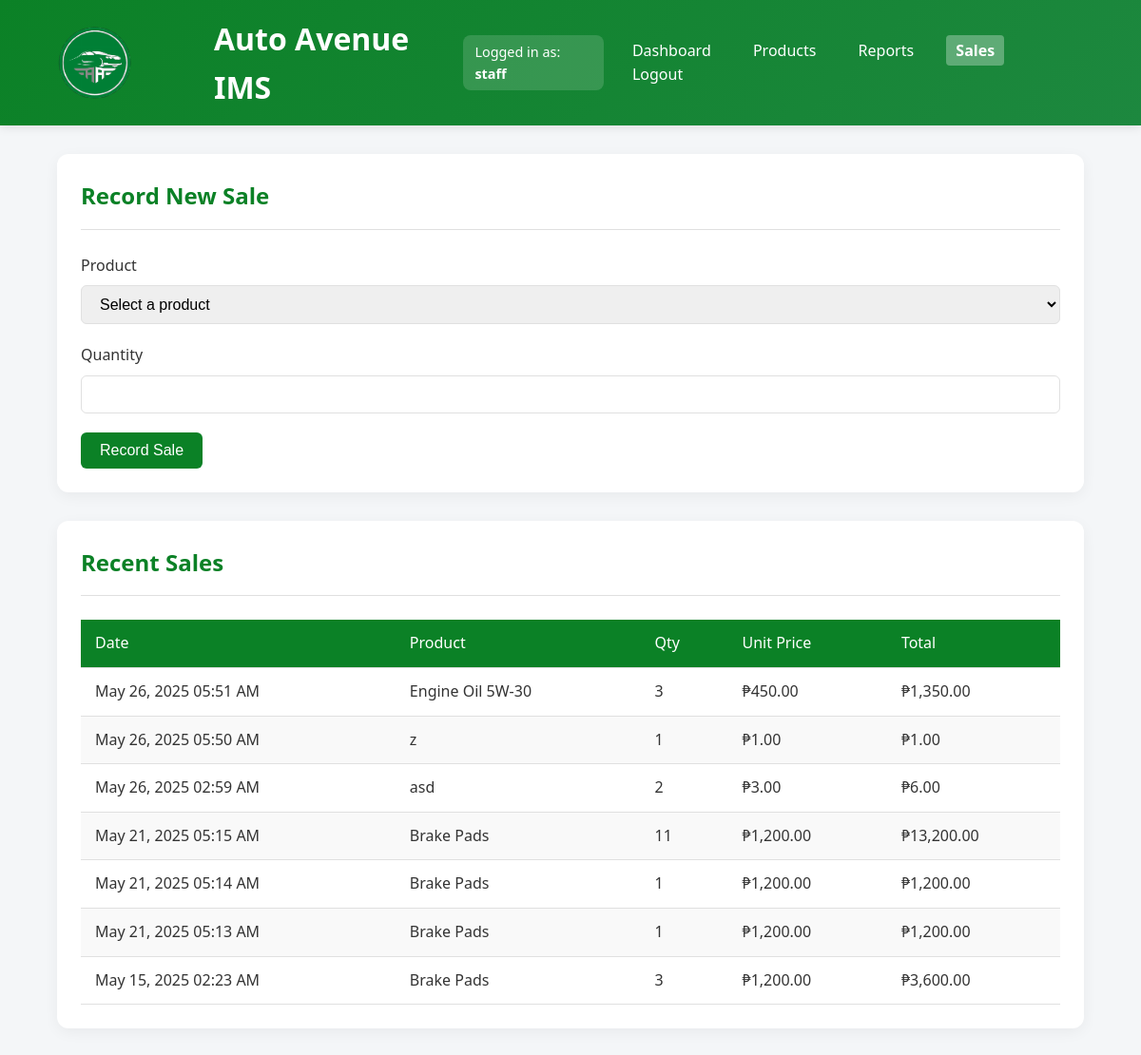
The page /sales.php (signed in) on the database its author committed.
### tables this page shows
CREATE TABLE `sales` (
  `sale_id` int(11) NOT NULL,
  `product_id` int(11) DEFAULT NULL,
  `quantity_sold` int(11) NOT NULL,
  `sale_date` timestamp NOT NULL DEFAULT current_timestamp()
);

CREATE TABLE `products` (
  `product_id` int(11) NOT NULL,
  `name` varchar(100) NOT NULL,
  `quantity` int(11) NOT NULL DEFAULT 0,
  `price` decimal(10,2) NOT NULL,
  `category` varchar(50) DEFAULT NULL,
  `supplier` varchar(100) DEFAULT NULL,
  `min_stock_level` int(11) DEFAULT 10,
  `last_updated` timestamp NOT NULL DEFAULT current_timestamp() ON UPDATE current_timestamp(),
  `is_active` tinyint(1) DEFAULT 1,
  `warranty_period` varchar(50) DEFAULT NULL,
  `warranty_terms` text DEFAULT NULL,
  `vin_code` varchar(17) DEFAULT NULL
);

### sales.php (the view, shortened to what this page needs)
<?php
require_once __DIR__ . '/includes/config.php';
$sales_result = $conn->query("
    SELECT s.sale_id, p.name, s.quantity_sold, p.price, (s.quantity_sold * p.price) as total, s.sale_date
    FROM sales s
    LEFT JOIN products p ON s.product_id = p.product_id
    ORDER BY s.sale_date DESC LIMIT 50
");
?>
<!DOCTYPE html>
<html lang="en">
<head>
</head>
<body>
    <header>
        <div class="container">
      <div style="display: flex; align-items: center; gap: 15px;">
  <img src="autoavelogo.svg" alt="Auto Avenue Logo" class="logo" width="150">
  <h1>Auto Avenue IMS</h1>
</div>
            <div style="background-color: rgba(255, 255, 255, 0.15); padding: 6px 12px; border-radius: 8px; font-size: 0.9rem;">
    Logged in as: <strong><?= htmlspecialchars($_SESSION['role']) ?></strong>
  </div>
            <nav>
               <a href="dashboard.php">Dashboard</a>
        <a href="products.php">Products</a>
        <a href="reports.php">Reports</a>
        <a href="sales.php"class="active">Sales</a>
        <a href="logout.php">Logout</a>
            </nav>
        </div>
    </header>
    <main class="main-content">
        <div class="section">
            <div class="page-header">
                <h2>Record New Sale</h2>
            </div>
            <form method="POST">
                <div class="form-group">
                    <label for="product_id">Product</label>
                    <select id="product_id" name="product_id" required>
                        <option value="">Select a product</option>
                    </select>
                </div>
                <div class="form-group">
                    <label for="quantity">Quantity</label>
                    <input type="number" id="quantity" name="quantity" min="1" required>
                </div>
                <button type="submit" class="btn">Record Sale</button>
            </form>
        </div>
        <div class="section">
            <div class="page-header">
                <h2>Recent Sales</h2>
            </div>
            <table>
                <thead>
                    <tr>
                        <th>Date</th>
                        <th>Product</th>
                        <th>Qty</th>
                        <th>Unit Price</th>
                        <th>Total</th>
                    </tr>
                </thead>
                <tbody>
                    <?php while ($sale = $sales_result->fetch_assoc()): ?>
                        <tr>
                            <td><?= date('M j, Y h:i A', strtotime($sale['sale_date'])) ?></td>
                            <td><?= htmlspecialchars($sale['name'] ?? 'Deleted Product') ?></td>
                            <td><?= $sale['quantity_sold'] ?></td>
                            <td>₱<?= number_format($sale['price'], 2) ?></td>
                            <td>₱<?= number_format($sale['total'], 2) ?></td>
                        </tr>
                    <?php endwhile; ?>
                </tbody>
            </table>
        </div>
    </main>
</body>
</html>

### sales.php (style rules this page uses)
:root { --primary:rgb(11, 129, 38); --primary-light:rgb(29, 136, 63); --secondary: #ff6b6b; --success: #4CAF50; --warning: #ff9800; --danger: #f44336; --text-color: #333; --text-light: #666; --bg-color: #f4f6f8; --border-color: #e0e0e0; }
* { box-sizing: border-box; margin: 0; padding: 0; }
body { font-family: 'Segoe UI', Tahoma, Geneva, Verdana, sans-serif; background-color: var(--bg-color); color: var(--text-color); line-height: 1.6; }
header { background: linear-gradient(135deg, var(--primary), var(--primary-light)); color: white; padding: 15px 0; box-shadow: 0 2px 10px rgba(0, 0, 0, 0.1); }
.container { width: 90%; max-width: 1200px; margin: 0 auto; display: flex; justify-content: space-between; align-items: center; }
nav a { color: white; text-decoration: none; margin-left: 20px; font-weight: 500; transition: all 0.3s ease; padding: 5px 10px; border-radius: 4px; }
nav a.active { background-color: rgba(255, 255, 255, 0.3); font-weight: 600; }
.main-content { width: 90%; max-width: 1200px; margin: 30px auto; }
.section { background: white; border-radius: 12px; box-shadow: 0 4px 15px rgba(0, 0, 0, 0.05); padding: 25px; margin-bottom: 30px; }
.page-header { margin-bottom: 25px; padding-bottom: 15px; border-bottom: 1px solid var(--border-color); }
.page-header h2 { color: var(--primary); }
.form-group { margin-bottom: 20px; }
label { display: block; margin-bottom: 8px; font-weight: 500; }
select, input { width: 100%; padding: 10px 15px; border: 1px solid var(--border-color); border-radius: 6px; font-size: 16px; }
.btn { background-color: var(--primary); color: white; border: none; padding: 10px 20px; border-radius: 6px; cursor: pointer; font-size: 16px; font-weight: 500; transition: background-color 0.3s; }
table { width: 100%; border-collapse: collapse; margin-top: 20px; }
th, td { padding: 12px 15px; text-align: left; border-bottom: 1px solid var(--border-color); }
th { background-color: var(--primary); color: white; font-weight: 500; }
tr:nth-child(even) { background-color: #f9f9f9; }

### rows shown on the page
sales: sale_date "May 26, 2025 05:51 AM", product.name "Engine Oil 5W-30", quantity_sold "3", product.price "450.00", total "1,350.00"
sales: sale_date "May 26, 2025 05:50 AM", product.name "z", quantity_sold "1", product.price "1.00", total "1.00"
sales: sale_date "May 26, 2025 02:59 AM", product.name "asd", quantity_sold "2", product.price "3.00", total "6.00"
sales: sale_date "May 21, 2025 05:15 AM", product.name "Brake Pads", quantity_sold "11", product.price "1,200.00", total "13,200.00"
sales: sale_date "May 21, 2025 05:14 AM", product.name "Brake Pads", quantity_sold "1", product.price "1,200.00", total "1,200.00"
sales: sale_date "May 21, 2025 05:13 AM", product.name "Brake Pads", quantity_sold "1", product.price "1,200.00", total "1,200.00"
sales: sale_date "May 15, 2025 02:23 AM", product.name "Brake Pads", quantity_sold "3", product.price "1,200.00", total "3,600.00"

### other values the page prints
$_SESSION['role'] "staff"
